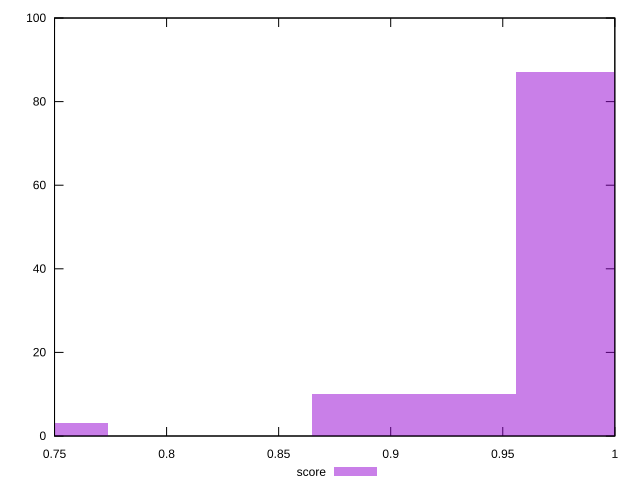

Write the gnuplot code that produced this figure.
reset

$score <<EOF
0.7283319869685642 3
1.0014564820817757 87
0.9104149837107052 10
EOF

set key outside below
set boxwidth 0.09104149837107052
set xrange [0.75:1]
set yrange [0:100]
set trange [0:100]
set style fill transparent solid 0.5 noborder
set terminal svg size 640, 490 enhanced background rgb 'white'
set output "report_00019_2021-02-10T18-14-37.922Z//unminified-javascript/samples/pages+cached+noadtech/score/histogram.svg"

plot $score title "score" with boxes

reset
